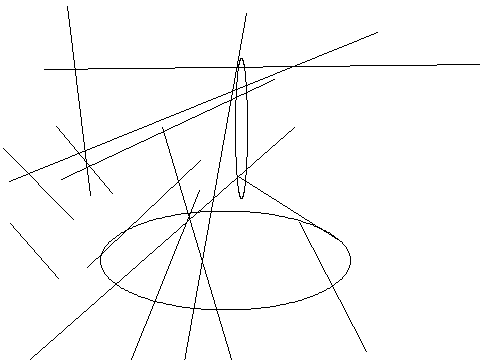

Here is the Python script that generated this plot:
from PIL import Image, ImageDraw
image1 = Image.new('RGB', (480, 360), '#ffffff')
draw = ImageDraw.Draw(image1)
c=[338,390,267,98]
draw.ellipse(c,'#ffffff','#000000')
c=[470,62,72,179]
draw.ellipse(c,'#ffffff','#000000')
c=[186,447,31,305]
draw.ellipse(c,'#ffffff','#000000')
c=[338,113,148,342]
draw.ellipse(c,'#ffffff','#000000')
c=[100,211,350,310]
draw.ellipse(c,'#ffffff','#000000')
c=[446,38,85,281]
draw.ellipse(c,'#ffffff','#000000')
c=[251,201,55,360]
draw.ellipse(c,'#ffffff','#000000')
c=[435,426,305,176]
draw.ellipse(c,'#ffffff','#000000')
c=[190,141,139,110]
draw.ellipse(c,'#ffffff','#000000')
c=[339,233,73,354]
draw.ellipse(c,'#ffffff','#000000')
c=[299,385,66,144]
draw.ellipse(c,'#ffffff','#000000')
c=[102,92,74,20]
draw.ellipse(c,'#ffffff','#000000')
c=[67,419,189,269]
draw.ellipse(c,'#ffffff','#000000')
c=[326,234,258,83]
draw.ellipse(c,'#ffffff','#000000')
c=[235,58,247,199]
draw.ellipse(c,'#ffffff','#000000')
c=[298,458,16,208]
draw.ellipse(c,'#ffffff','#000000')
c=[224,122,16,232]
draw.ellipse(c,'#ffffff','#000000')
c=[313,122,203,86]
draw.ellipse(c,'#ffffff','#000000')
l=[377,32,9,181]
draw.line(l,'#000000')
l=[366,351,299,222]
draw.line(l,'#000000')
l=[87,267,200,160]
draw.line(l,'#000000')
l=[10,223,58,278]
draw.line(l,'#000000')
l=[67,6,90,195]
draw.line(l,'#000000')
l=[243,399,162,127]
draw.line(l,'#000000')
l=[274,79,61,179]
draw.line(l,'#000000')
l=[112,193,56,126]
draw.line(l,'#000000')
l=[238,176,342,242]
draw.line(l,'#000000')
l=[480,64,44,69]
draw.line(l,'#000000')
l=[90,461,199,190]
draw.line(l,'#000000')
l=[23,365,294,127]
draw.line(l,'#000000')
l=[171,434,246,13]
draw.line(l,'#000000')
l=[3,148,73,219]
draw.line(l,'#000000')
image1.save('Artist21.png')